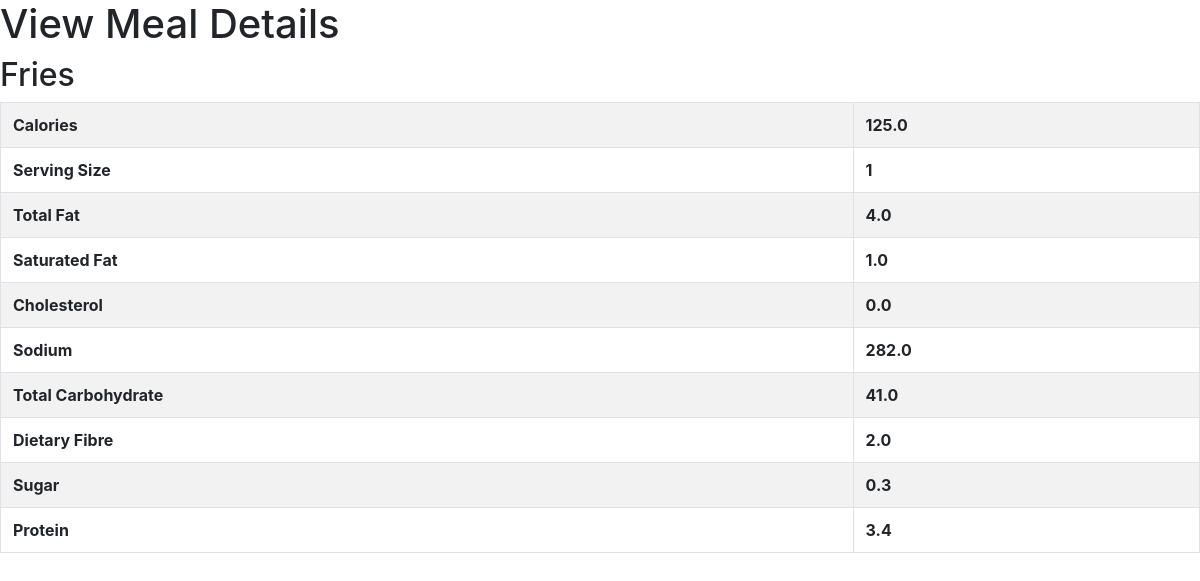
Page /view_meal/2 on the committed database.
### food/models.py (models this page shows)
class Meal(models.Model):
    BREAKFAST = 1
    MORNING_SNACK = 2
    LUNCH = 3
    AFTERNOON_SNACK = 4
    DINNER = 5
    EVENING_SNACK = 6
    MEAL_TIME_TYPES = (
        (BREAKFAST, "Breakfast"),
        (MORNING_SNACK, "Morning Snack"),
        (LUNCH, "Lunch"),
        (AFTERNOON_SNACK, "Afternoon Snack"),
        (DINNER, "Dinner"),
        (EVENING_SNACK, "Evening Snack")
    )
    food = models.ForeignKey(Food, verbose_name="Food" , on_delete = models.CASCADE)
    serving_size = models.IntegerField(verbose_name="Serving Size")
    meal_time = models.IntegerField(verbose_name="Meal Time", choices=MEAL_TIME_TYPES)
    def __str__(self):
        return "%s" % self.food
    def get_total_calories(self):
        return self.serving_size * self.food.calories
    def get_total_fat(self):
        return self.serving_size * self.food.total_fat
    def get_total_saturated_fat(self):
        return self.serving_size * self.food.saturated_fat
    def get_total_cholesterol(self):
        return self.serving_size * self.food.cholesterol
    def get_total_sodium(self):
        return self.serving_size * self.food.sodium
    def get_total_carbohydrate(self):
        return self.serving_size * self.food.total_carbohydrate
    def get_total_dietary_fibre(self):
        return self.serving_size * self.food.dietary_fibre
    def get_total_sugar(self):
        return self.serving_size * self.food.sugar
    def get_total_protein(self):
        return self.serving_size * self.food.protein

class Food(models.Model):
    name = models.CharField(verbose_name="Name", max_length=128)
    calories = models.FloatField(verbose_name="Calories (kcal)")
    total_fat = models.FloatField(verbose_name="Total Fat (g)")
    saturated_fat = models.FloatField(verbose_name="Saturated Fat (g)")
    cholesterol = models.FloatField(verbose_name="Cholesterol (mg)")
    sodium = models.FloatField(verbose_name="Sodium (mg)")
    total_carbohydrate = models.FloatField(verbose_name="Total Carbohydrate (g)")
    dietary_fibre = models.FloatField(verbose_name="Dietary Fibre (g)")
    sugar = models.FloatField(verbose_name="Sugar (g)")
    protein = models.FloatField(verbose_name="Protein (g)")
    def __str__(self):
        return "%s" % self.name

### food/views.py (the view)
# urls.py: url(r'^view_meal/(?P<meal_id>\d+)$', view_meal, name='view-meal'),
def view_meal(request, meal_id):
	template = "view_meal.html"
	meal = Meal.objects.get(id=int(meal_id))
	context = {
		'meal': meal,
	}
	return render(request, template, context)

### templates/view_meal.html (shortened to what this page needs)
<html>
	<head>
		<link rel="stylesheet" href="https://stackpath.bootstrapcdn.com/bootstrap/4.1.0/css/bootstrap.min.css">
	</head>
	<body>
		<h1>View Meal Details</h1>
		<h2>{{ meal }}</h2>
			<table class="table table-bordered table-striped">
				<tbody>
					<tr>
						<th>Calories</th>
						<th>{{ meal.get_total_calories }}</th>
					</tr>
					<tr>
						<th>Serving Size</th>
						<th>{{ meal.serving_size }}</th>
					</tr>
					<tr>
						<th>Total Fat</th>
						<th>{{ meal.get_total_fat }}</th>
					</tr>
					<tr>
						<th>Saturated Fat</th>
						<th>{{ meal.get_total_saturated_fat }}</th>
					</tr>
					<tr>
						<th>Cholesterol</th>
						<th>{{ meal.get_total_cholesterol }}</th>
					</tr>
					<tr>
						<th>Sodium</th>
						<th>{{ meal.get_total_sodium }}</th>
					</tr>
					<tr>
						<th>Total Carbohydrate</th>
						<th>{{ meal.get_total_carbohydrate }}</th>
					</tr>
					<tr>
						<th>Dietary Fibre</th>
						<th>{{ meal.get_total_dietary_fibre }}</th>
					</tr>
					<tr>
						<th>Sugar</th>
						<th>{{ meal.get_total_sugar }}</th>
					</tr>
					<tr>
						<th>Protein</th>
						<th>{{ meal.get_total_protein }}</th>
					</tr>
				</tbody>
			</table>
</body>
</html>

### rows in the picture
Meal: food.name "Fries", get_total_calories "125.0", serving_size "1", get_total_fat "4.0", get_total_saturated_fat "1.0", get_total_cholesterol "0.0", get_total_sodium "282.0", get_total_carbohydrate "41.0", get_total_dietary_fibre "2.0", get_total_sugar "0.3", get_total_protein "3.4"
